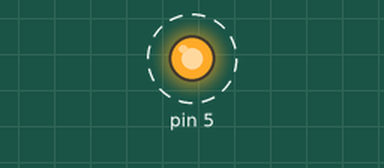
Recording of a sketch running on a simulated Arduino Uno, built with avr-gcc and run on an emulated ATmega328P. Shown: output pins drawn as LEDs (lit = HIGH). Dashed ring = blinking. What the sketch prints to the serial monitor is not drawn.

Above: at 0.5 s.
Timing chart, 0 to 4.6 s (numbered marks = the images above):
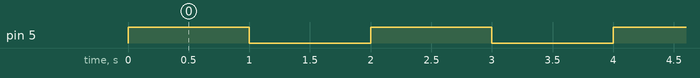

The sketch:

blink.ino
```cpp
void setup() {
        // initialize digital pin 13 as an output.
        pinMode(5, OUTPUT);
        Serial.begin(115200);
}
// the loop function runs over and over again forever
void loop() {
        digitalWrite(5, HIGH);   // turn the LED on (HIGH is the voltage level)
        delay(1000);              // wait for a second


        digitalWrite(5, LOW);    // turn the LED off by making the voltage LOW
        delay(1000);              // wait for a second

        Serial.println("haha");
}
```

Measured:
- by itself, pin 5: alternates HIGH for 1.0 s and LOW for 1.0 s
